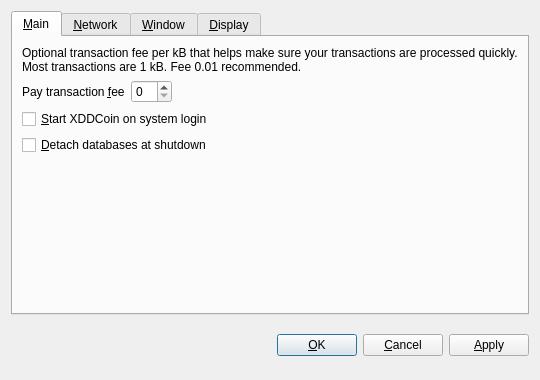
<?xml version="1.0" encoding="UTF-8"?>
<ui version="4.0">
 <class>OptionsDialog</class>
 <widget class="QDialog" name="OptionsDialog">
  <property name="geometry">
   <rect>
    <x>0</x>
    <y>0</y>
    <width>540</width>
    <height>380</height>
   </rect>
  </property>
  <property name="windowTitle">
   <string>Options</string>
  </property>
  <property name="modal">
   <bool>true</bool>
  </property>
  <layout class="QVBoxLayout" name="verticalLayout">
   <item>
    <widget class="QTabWidget" name="tabWidget">
     <property name="tabPosition">
      <enum>QTabWidget::North</enum>
     </property>
     <property name="currentIndex">
      <number>0</number>
     </property>
     <widget class="QWidget" name="tabMain">
      <attribute name="title">
       <string>&amp;Main</string>
      </attribute>
      <layout class="QVBoxLayout" name="verticalLayout_Main">
       <item>
        <widget class="QLabel" name="transactionFeeInfoLabel">
         <property name="text">
          <string>Optional transaction fee per kB that helps make sure your transactions are processed quickly. Most transactions are 1 kB. Fee 0.01 recommended.</string>
         </property>
         <property name="textFormat">
          <enum>Qt::PlainText</enum>
         </property>
         <property name="wordWrap">
          <bool>true</bool>
         </property>
        </widget>
       </item>
       <item>
        <layout class="QHBoxLayout" name="horizontalLayout_Main">
         <item>
          <widget class="QLabel" name="transactionFeeLabel">
           <property name="text">
            <string>Pay transaction &amp;fee</string>
           </property>
           <property name="textFormat">
            <enum>Qt::PlainText</enum>
           </property>
           <property name="buddy">
            <cstring>transactionFee</cstring>
           </property>
          </widget>
         </item>
         <item>
          <widget class="BitcoinAmountField" name="transactionFee"/>
         </item>
         <item>
          <spacer name="horizontalSpacer_Main">
           <property name="orientation">
            <enum>Qt::Horizontal</enum>
           </property>
           <property name="sizeHint" stdset="0">
            <size>
             <width>40</width>
             <height>20</height>
            </size>
           </property>
          </spacer>
         </item>
        </layout>
       </item>
       <item>
        <widget class="QCheckBox" name="bitcoinAtStartup">
         <property name="toolTip">
          <string>Automatically start XDDCoin after logging in to the system.</string>
         </property>
         <property name="text">
          <string>&amp;Start XDDCoin on system login</string>
         </property>
        </widget>
       </item>
       <item>
        <widget class="QCheckBox" name="detachDatabases">
         <property name="toolTip">
          <string>Detach block and address databases at shutdown. This means they can be moved to another data directory, but it slows down shutdown. The wallet is always detached.</string>
         </property>
         <property name="text">
          <string>&amp;Detach databases at shutdown</string>
         </property>
        </widget>
       </item>
       <item>
        <spacer name="verticalSpacer_Main">
         <property name="orientation">
          <enum>Qt::Vertical</enum>
         </property>
         <property name="sizeHint" stdset="0">
          <size>
           <width>20</width>
           <height>40</height>
          </size>
         </property>
        </spacer>
       </item>
      </layout>
     </widget>
     <widget class="QWidget" name="tabNetwork">
      <attribute name="title">
       <string>&amp;Network</string>
      </attribute>
      <layout class="QVBoxLayout" name="verticalLayout_Network">
       <item>
        <widget class="QCheckBox" name="mapPortUpnp">
         <property name="toolTip">
          <string>Automatically open the XDDCoin client port on the router. This only works when your router supports UPnP and it is enabled.</string>
         </property>
         <property name="text">
          <string>Map port using &amp;UPnP</string>
         </property>
        </widget>
       </item>
       <item>
        <widget class="QCheckBox" name="connectSocks">
         <property name="toolTip">
          <string>Connect to the XDDCoin network through a SOCKS proxy (e.g. when connecting through Tor).</string>
         </property>
         <property name="text">
          <string>&amp;Connect through SOCKS proxy:</string>
         </property>
        </widget>
       </item>
       <item>
        <layout class="QHBoxLayout" name="horizontalLayout_Network">
         <item>
          <widget class="QLabel" name="proxyIpLabel">
           <property name="text">
            <string>Proxy &amp;IP:</string>
           </property>
           <property name="textFormat">
            <enum>Qt::PlainText</enum>
           </property>
           <property name="buddy">
            <cstring>proxyIp</cstring>
           </property>
          </widget>
         </item>
         <item>
          <widget class="QValidatedLineEdit" name="proxyIp">
           <property name="maximumSize">
            <size>
             <width>140</width>
             <height>16777215</height>
            </size>
           </property>
           <property name="toolTip">
            <string>IP address of the proxy (e.g. 127.0.0.1)</string>
           </property>
          </widget>
         </item>
         <item>
          <widget class="QLabel" name="proxyPortLabel">
           <property name="text">
            <string>&amp;Port:</string>
           </property>
           <property name="textFormat">
            <enum>Qt::PlainText</enum>
           </property>
           <property name="buddy">
            <cstring>proxyPort</cstring>
           </property>
          </widget>
         </item>
         <item>
          <widget class="QLineEdit" name="proxyPort">
           <property name="maximumSize">
            <size>
             <width>55</width>
             <height>16777215</height>
            </size>
           </property>
           <property name="toolTip">
            <string>Port of the proxy (e.g. 9050)</string>
           </property>
          </widget>
         </item>
         <item>
          <widget class="QLabel" name="socksVersionLabel">
           <property name="text">
            <string>SOCKS &amp;Version:</string>
           </property>
           <property name="textFormat">
            <enum>Qt::PlainText</enum>
           </property>
           <property name="buddy">
            <cstring>socksVersion</cstring>
           </property>
          </widget>
         </item>
         <item>
          <widget class="QValueComboBox" name="socksVersion">
           <property name="toolTip">
            <string>SOCKS version of the proxy (e.g. 5)</string>
           </property>
          </widget>
         </item>
         <item>
          <spacer name="horizontalSpacer_Network">
           <property name="orientation">
            <enum>Qt::Horizontal</enum>
           </property>
           <property name="sizeHint" stdset="0">
            <size>
             <width>40</width>
             <height>20</height>
            </size>
           </property>
          </spacer>
         </item>
        </layout>
       </item>
       <item>
        <spacer name="verticalSpacer_Network">
         <property name="orientation">
          <enum>Qt::Vertical</enum>
         </property>
         <property name="sizeHint" stdset="0">
          <size>
           <width>20</width>
           <height>40</height>
          </size>
         </property>
        </spacer>
       </item>
      </layout>
     </widget>
     <widget class="QWidget" name="tabWindow">
      <attribute name="title">
       <string>&amp;Window</string>
      </attribute>
      <layout class="QVBoxLayout" name="verticalLayout_Window">
       <item>
        <widget class="QCheckBox" name="minimizeToTray">
         <property name="toolTip">
          <string>Show only a tray icon after minimizing the window.</string>
         </property>
         <property name="text">
          <string>&amp;Minimize to the tray instead of the taskbar</string>
         </property>
        </widget>
       </item>
       <item>
        <widget class="QCheckBox" name="minimizeOnClose">
         <property name="toolTip">
          <string>Minimize instead of exit the application when the window is closed. When this option is enabled, the application will be closed only after selecting Quit in the menu.</string>
         </property>
         <property name="text">
          <string>M&amp;inimize on close</string>
         </property>
        </widget>
       </item>
       <item>
        <spacer name="verticalSpacer_Window">
         <property name="orientation">
          <enum>Qt::Vertical</enum>
         </property>
         <property name="sizeHint" stdset="0">
          <size>
           <width>20</width>
           <height>40</height>
          </size>
         </property>
        </spacer>
       </item>
      </layout>
     </widget>
     <widget class="QWidget" name="tabDisplay">
      <attribute name="title">
       <string>&amp;Display</string>
      </attribute>
      <layout class="QVBoxLayout" name="verticalLayout_Display">
       <item>
        <layout class="QHBoxLayout" name="horizontalLayout_1_Display">
         <item>
          <widget class="QLabel" name="langLabel">
           <property name="text">
            <string>User Interface &amp;language:</string>
           </property>
           <property name="textFormat">
            <enum>Qt::PlainText</enum>
           </property>
           <property name="buddy">
            <cstring>lang</cstring>
           </property>
          </widget>
         </item>
         <item>
          <widget class="QValueComboBox" name="lang">
           <property name="toolTip">
            <string>The user interface language can be set here. This setting will take effect after restarting XDDCoin.</string>
           </property>
          </widget>
         </item>
        </layout>
       </item>
       <item>
        <layout class="QHBoxLayout" name="horizontalLayout_2_Display">
         <item>
          <widget class="QLabel" name="unitLabel">
           <property name="text">
            <string>&amp;Unit to show amounts in:</string>
           </property>
           <property name="textFormat">
            <enum>Qt::PlainText</enum>
           </property>
           <property name="buddy">
            <cstring>unit</cstring>
           </property>
          </widget>
         </item>
         <item>
          <widget class="QValueComboBox" name="unit">
           <property name="toolTip">
            <string>Choose the default subdivision unit to show in the interface and when sending coins.</string>
           </property>
          </widget>
         </item>
        </layout>
       </item>
       <item>
        <widget class="QCheckBox" name="displayAddresses">
         <property name="toolTip">
          <string>Whether to show XDDCoin addresses in the transaction list or not.</string>
         </property>
         <property name="text">
          <string>&amp;Display addresses in transaction list</string>
         </property>
        </widget>
       </item>
       <item>
        <widget class="QCheckBox" name="coinControlFeatures">
         <property name="toolTip">
          <string>Whether to show coin control features or not.</string>
         </property>
         <property name="text">
          <string>Display coin &amp;control features (experts only!)</string>
         </property>
        </widget>
       </item>
       <item>
        <spacer name="verticalSpacer_Display">
         <property name="orientation">
          <enum>Qt::Vertical</enum>
         </property>
         <property name="sizeHint" stdset="0">
          <size>
           <width>20</width>
           <height>40</height>
          </size>
         </property>
        </spacer>
       </item>
      </layout>
     </widget>
    </widget>
   </item>
   <item>
    <layout class="QHBoxLayout" name="horizontalLayout_Buttons">
     <item>
      <spacer name="horizontalSpacer_1">
       <property name="orientation">
        <enum>Qt::Horizontal</enum>
       </property>
       <property name="sizeHint" stdset="0">
        <size>
         <width>40</width>
         <height>48</height>
        </size>
       </property>
      </spacer>
     </item>
     <item>
      <widget class="QLabel" name="statusLabel">
       <property name="font">
        <font>
         <weight>75</weight>
         <bold>true</bold>
        </font>
       </property>
       <property name="text">
        <string/>
       </property>
       <property name="textFormat">
        <enum>Qt::PlainText</enum>
       </property>
       <property name="wordWrap">
        <bool>true</bool>
       </property>
      </widget>
     </item>
     <item>
      <spacer name="horizontalSpacer_2">
       <property name="orientation">
        <enum>Qt::Horizontal</enum>
       </property>
       <property name="sizeHint" stdset="0">
        <size>
         <width>40</width>
         <height>48</height>
        </size>
       </property>
      </spacer>
     </item>
     <item>
      <widget class="QPushButton" name="okButton">
       <property name="text">
        <string>&amp;OK</string>
       </property>
      </widget>
     </item>
     <item>
      <widget class="QPushButton" name="cancelButton">
       <property name="text">
        <string>&amp;Cancel</string>
       </property>
       <property name="autoDefault">
        <bool>false</bool>
       </property>
      </widget>
     </item>
     <item>
      <widget class="QPushButton" name="applyButton">
       <property name="text">
        <string>&amp;Apply</string>
       </property>
       <property name="autoDefault">
        <bool>false</bool>
       </property>
      </widget>
     </item>
    </layout>
   </item>
  </layout>
 </widget>
 <customwidgets>
  <customwidget>
   <class>BitcoinAmountField</class>
   <extends>QSpinBox</extends>
   <header>bitcoinamountfield.h</header>
  </customwidget>
  <customwidget>
   <class>QValueComboBox</class>
   <extends>QComboBox</extends>
   <header>qvaluecombobox.h</header>
  </customwidget>
  <customwidget>
   <class>QValidatedLineEdit</class>
   <extends>QLineEdit</extends>
   <header>qvalidatedlineedit.h</header>
  </customwidget>
 </customwidgets>
 <resources/>
 <connections/>
</ui>
